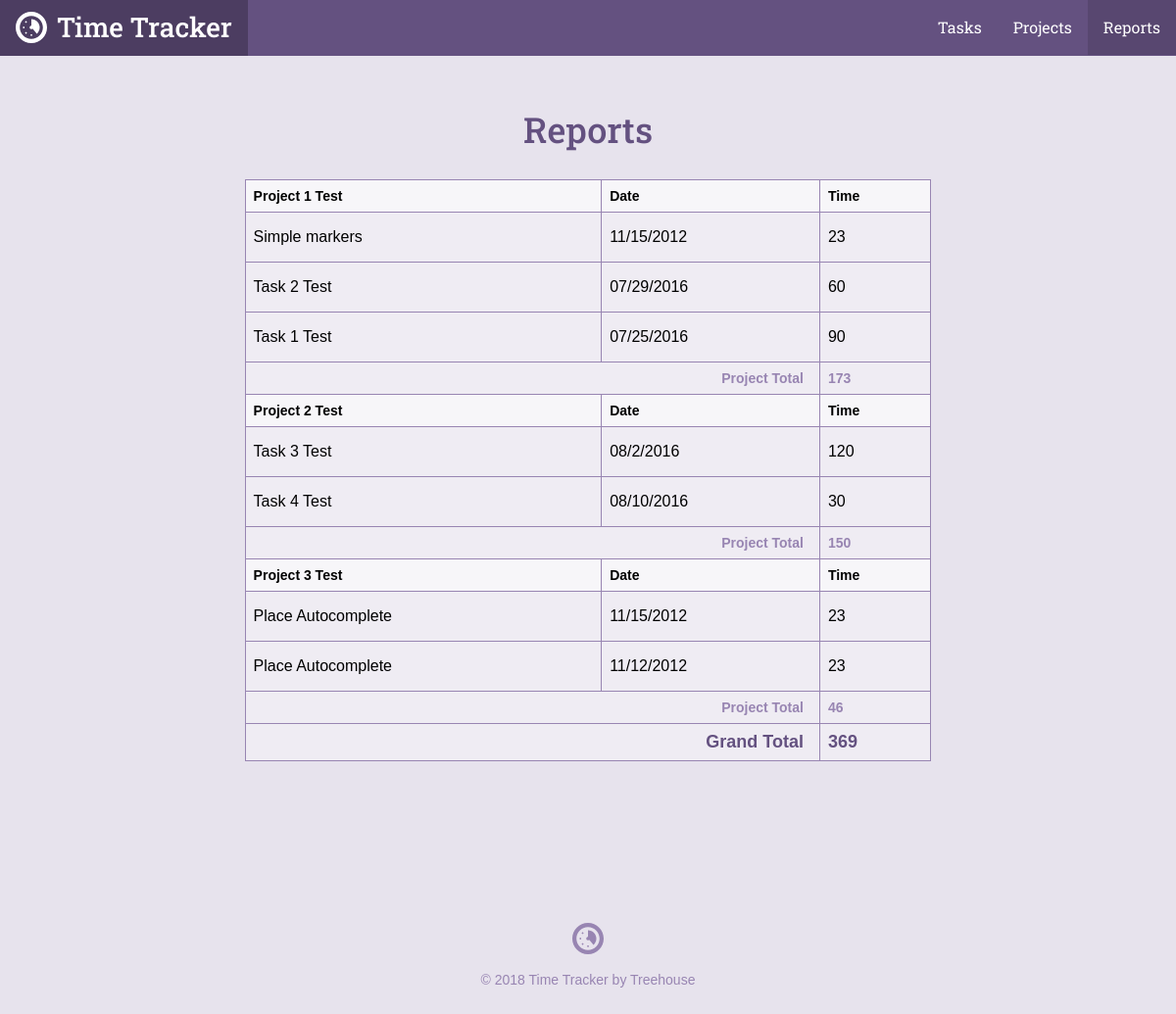
The app's page /reports.php with its own data.
### tables this page shows
CREATE TABLE `tasks` (
	`task_id`	INTEGER PRIMARY KEY AUTOINCREMENT,
	`project_id`	INTEGER,
	`title`	TEXT,
	`date`	INTEGER NOT NULL,
	`time`	TEXT NOT NULL
);

CREATE TABLE `projects` (
	`project_id`	INTEGER PRIMARY KEY AUTOINCREMENT,
	`title`	TEXT NOT NULL,
	`category`	TEXT NOT NULL
);

### inc/functions.php (called while the page is built, shortened)
<?php
function getTaskList($filter = null)
{
    include "connection.php";
    $query = "SELECT tasks.*, projects.title AS project FROM tasks"
        ." JOIN projects ON tasks.project_id = projects.project_id";
    $orderBy = ' ORDER BY date DESC';
    if ($filter) {
        $orderBy = ' ORDER BY projects.title ASC, date DESC';
    }
    try {
        $results = $db->prepare($query . $orderBy);
        $results->execute();
    } catch (Exception $e) {
        echo "Error: ".$e->getMessage()."<br/>";
        return [];
    }
    return $results->fetchAll(PDO::FETCH_ASSOC);
}

### reports.php (the view, shortened to what this page needs)
<?php
require 'inc/functions.php';
$filter = 'all';
include 'inc/header.php';
?>
<div class="col-container page-container">
    <div class="col col-70-md col-60-lg col-center">
        <div class="col-container">
            <h1 class='actions-header'>Reports</h1>
        </div>
        <div class="section page">
            <div class="wrapper">
                <table>
                    <?php
                    $total = $project_id = $project_total = 0;
                    $tasks = getTaskList($filter);
                    foreach ($tasks as $task) {
                        if ($project_id !== $task['project_id']) {
                            $project_id = $task['project_id'];
                            echo "<thead>\n";
                            echo "<tr>\n";
                            echo "<th>". $task['project'] ."</th>";
                            echo "<th>Date</th>";
                            echo "<th>Time</th>";
                            echo "</tr>\n";
                            echo "</thead>\n";
                        }
                        $project_total += $task['time'];
                        $total += $task['time'];
                        echo "<tr>";
                        echo "<td>".$task['title']."</td>\n";
                        echo "<td>".$task['date']."</td>\n";
                        echo "<td>".$task['time']."</td>\n";
                        echo "</tr>";
                        if (next($tasks)['project_id'] != $task['project_id']) {
                            echo "<tr>\n";
                            echo "<th class='project-total-label' colspan='2'>Project Total</th>\n";
                            echo "<th class='project-total-number'>$project_total</th>\n";
                            echo "</tr>\n";
                            $project_total = 0;
                        }
                    }
                    ?>
                    <tr>
                        <th class='grand-total-label' colspan='2'>Grand Total</th>
                        <th class='grand-total-number'><?php echo $total;?></th>
                    </tr>
                </table>
            </div>
        </div>
    </div>
</div>
<?php include "inc/footer.php"; ?>

### css/style.css (style rules this page uses)
*,:after,:before { box-sizing:border-box }
html { font-family:sans-serif;-ms-text-size-adjust:100%;-webkit-text-size-adjust:100% }
body { margin:0 }
h1 { font-size:2em;margin:.67em 0 }
table { border-collapse:collapse;border-spacing:0 }
td,th { padding:0 }
html { font-size:100%;line-height:1.5;-webkit-tap-highlight-color:transparent }
body { font-size:1rem;font-family:"Gotham Rounded A","Gotham Rounded B","Helvetica",Helvetica,Arial,sans-serif;font-style:normal;font-weight:400 }
.col { float:left;width:100% }
.col-container:before,.col-container:after { content:" ";display:table }
.col-container:after { clear:both }
.col-center { float:none;margin:0 auto }
@media screen and (min-width: 680px) { .col-70-md { width:70% !important } }
@media screen and (min-width: 960px) { .col-60-lg { width:60% !important } }
h1,h2,h3,h4,h5,h6 { color:#40484a;display:block;font-weight:500;margin:0;text-rendering:optimizeLegibility }
h1 { font-size:2.25rem }
body { background-color:#e7e3ed }
h1,h2,h3,h4,h5,h6 { color:#645180;font-family:"Roboto Slab", Helvetica, Arial, sans-serif }
.col-container { margin:0 auto;max-width:1200px }
.actions-header { margin-bottom:1.5rem }
.page-container { text-align:center }
@media screen { .page-container { padding:1.5rem 1rem 0 1rem } }
@media screen and (min-width: 680px) { .page-container { padding-top:3rem } }
table { width:100%;text-align:left;background-color:#f4f2f7 }
@media screen { table { margin-bottom:1.5rem } }
@media screen and (min-width: 680px) { table { margin-bottom:0 } }
th,td { padding:.5rem;background-color:#efecf3;border:solid 1px #9885b2 !important }
td { padding:1rem .5rem }
th { font-size:.875rem }
thead th { background-color:#f7f6f9 !important }
.project-total-label { text-align:right;padding-right:1rem;color:#9885b2;font-size:.875rem }
.project-total-number { color:#9885b2 }
.grand-total-label { text-align:right;padding-right:1rem;color:#645180;font-size:1.125rem }
.grand-total-number { color:#645180;font-size:1.125rem }

### records on screen
tasks: project.title "Project 1 Test", title "Simple markers", date "11/15/2012", time "23"
tasks: title "Task 2 Test", date "07/29/2016", time "60"
tasks: title "Task 1 Test", date "07/25/2016", time "90", project_total "173"
tasks: project.title "Project 2 Test", title "Task 3 Test", date "08/2/2016", time "120"
tasks: title "Task 4 Test", date "08/10/2016", time "30", project_total "150"
tasks: project.title "Project 3 Test", title "Place Autocomplete", date "11/15/2012", time "23"
tasks: title "Place Autocomplete", date "11/12/2012", time "23", project_total "46"

### other values on screen
$total "369"
